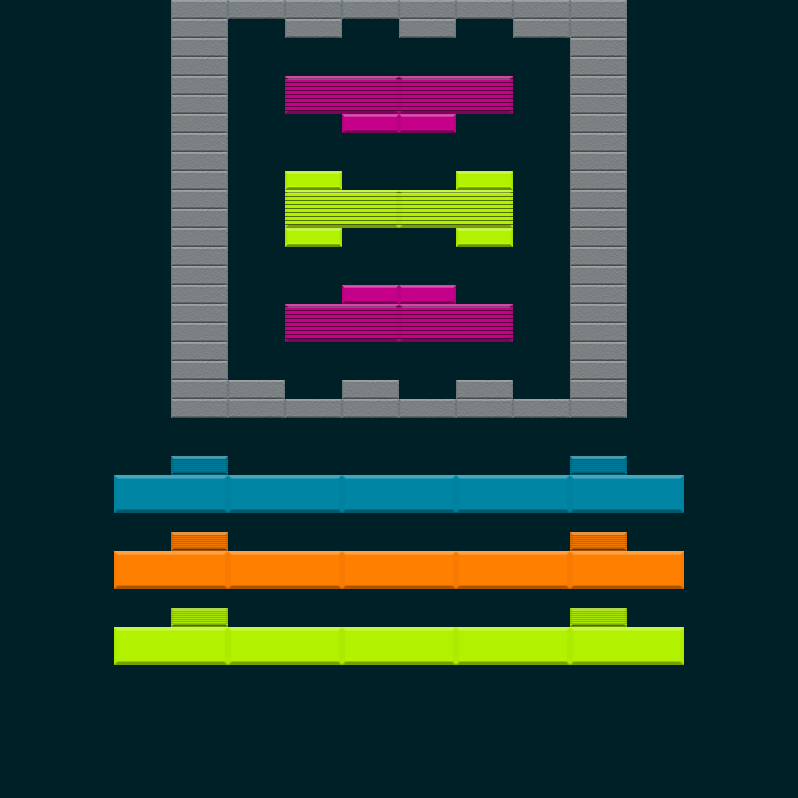

Rendered tile map (Tiled .tmx) drawn with the repository's tilesets; below, a short description and the map source with its tile grids summarised:
An orthogonal 14x42 tile map with 57x19 px tiles, 2 tile layers (Bricks, Powerups), 3 tilesets and 4 objects (D, A, C, B).

<map version="1.0" tiledversion="1.0.3" orientation="orthogonal" renderorder="left-up" width="14" height="42" tilewidth="57" tileheight="19" backgroundcolor="#002028" nextobjectid="15">
 <properties>
  <property name="FinalBallSpeedPercentageIncrease" type="int" value="25" />
 </properties>
 <tileset firstgid="1" name="Bricks" tilewidth="114" tileheight="38" tilecount="18" columns="0">
  <tile id="0">
   <properties>
    <property name="HitsToDestroy" type="int" value="1" />
   </properties>
   <image width="114" height="38" source="../../../../SourceImages/Game/Brick-A1.png" />
  </tile>
  <tile id="1">
   <properties>
    <property name="HitsToDestroy" type="int" value="2" />
   </properties>
   <image width="114" height="38" source="../../../../SourceImages/Game/Brick-A2.png" />
  </tile>
  <tile id="2">
   <properties>
    <property name="HitsToDestroy" type="int" value="1" />
   </properties>
   <image width="114" height="38" source="../../../../SourceImages/Game/Brick-B1.png" />
  </tile>
  <tile id="3">
   <properties>
    <property name="HitsToDestroy" type="int" value="2" />
   </properties>
   <image width="114" height="38" source="../../../../SourceImages/Game/Brick-B2.png" />
  </tile>
  <tile id="4">
   <properties>
    <property name="HitsToDestroy" type="int" value="1" />
   </properties>
   <image width="114" height="38" source="../../../../SourceImages/Game/Brick-C1.png" />
  </tile>
  <tile id="5">
   <properties>
    <property name="HitsToDestroy" type="int" value="2" />
   </properties>
   <image width="114" height="38" source="../../../../SourceImages/Game/Brick-C2.png" />
  </tile>
  <tile id="6">
   <properties>
    <property name="HitsToDestroy" type="int" value="1" />
   </properties>
   <image width="114" height="38" source="../../../../SourceImages/Game/Brick-D1.png" />
  </tile>
  <tile id="7">
   <properties>
    <property name="HitsToDestroy" type="int" value="2" />
   </properties>
   <image width="114" height="38" source="../../../../SourceImages/Game/Brick-D2.png" />
  </tile>
  <tile id="8">
   <properties>
    <property name="HitsToDestroy" type="int" value="-1" />
   </properties>
   <image width="114" height="38" source="../../../../SourceImages/Game/Brick-E1.png" />
  </tile>
  <tile id="9">
   <properties>
    <property name="HitsToDestroy" type="int" value="1" />
   </properties>
   <image width="57" height="19" source="../../../../SourceImages/Game/SmallBrick-A1.png" />
  </tile>
  <tile id="10">
   <properties>
    <property name="HitsToDestroy" type="int" value="2" />
   </properties>
   <image width="57" height="19" source="../../../../SourceImages/Game/SmallBrick-A2.png" />
  </tile>
  <tile id="11">
   <properties>
    <property name="HitsToDestroy" type="int" value="1" />
   </properties>
   <image width="57" height="19" source="../../../../SourceImages/Game/SmallBrick-B1.png" />
  </tile>
  <tile id="12">
   <properties>
    <property name="HitsToDestroy" type="int" value="2" />
   </properties>
   <image width="57" height="19" source="../../../../SourceImages/Game/SmallBrick-B2.png" />
  </tile>
  <tile id="14">
   <properties>
    <property name="HitsToDestroy" type="int" value="1" />
   </properties>
   <image width="57" height="19" source="../../../../SourceImages/Game/SmallBrick-C1.png" />
  </tile>
  <tile id="15">
   <properties>
    <property name="HitsToDestroy" type="int" value="2" />
   </properties>
   <image width="57" height="19" source="../../../../SourceImages/Game/SmallBrick-C2.png" />
  </tile>
  <tile id="16">
   <properties>
    <property name="HitsToDestroy" type="int" value="1" />
   </properties>
   <image width="57" height="19" source="../../../../SourceImages/Game/SmallBrick-D1.png" />
  </tile>
  <tile id="17">
   <properties>
    <property name="HitsToDestroy" type="int" value="2" />
   </properties>
   <image width="57" height="19" source="../../../../SourceImages/Game/SmallBrick-D2.png" />
  </tile>
  <tile id="18">
   <properties>
    <property name="HitsToDestroy" type="int" value="-1" />
   </properties>
   <image width="57" height="19" source="../../../../SourceImages/Game/SmallBrick-E1.png" />
  </tile>
 </tileset>
 <tileset firstgid="20" name="Powerups" tilewidth="57" tileheight="57" tilecount="5" columns="0">
  <tile id="0">
   <properties>
    <property name="PowerupType" type="int" value="3" />
   </properties>
   <image width="57" height="57" source="../../../../SourceImages/Game/PowerupFireball.png" />
  </tile>
  <tile id="1">
   <properties>
    <property name="PowerupType" type="int" value="1" />
   </properties>
   <image width="57" height="57" source="../../../../SourceImages/Game/PowerupLargerPaddle.png" />
  </tile>
  <tile id="2">
   <properties>
    <property name="PowerupType" type="int" value="2" />
   </properties>
   <image width="57" height="57" source="../../../../SourceImages/Game/PowerupMultiBall.png" />
  </tile>
  <tile id="3">
   <properties>
    <property name="PowerupType" type="int" value="4" />
   </properties>
   <image width="57" height="57" source="../../../../SourceImages/Game/PowerupBullets.png" />
  </tile>
  <tile id="4">
   <properties>
    <property name="PowerupType" type="int" value="5" />
   </properties>
   <image width="57" height="57" source="../../../../SourceImages/Game/PowerupRockets.png" />
  </tile>
 </tileset>
 <tileset firstgid="25" name="Wormholes" tilewidth="57" tileheight="57" tilecount="2" columns="0">
  <tile id="2">
   <image width="57" height="57" source="../../../../SourceImages/Game/WormholeIn.png" />
  </tile>
  <tile id="3">
   <image width="57" height="57" source="../../../../SourceImages/Game/WormholeOut.png" />
  </tile>
 </tileset>
 <layer name="Bricks" width="14" height="42">
  <data>[588 cells, 97 non-empty, 11 distinct tile ids]</data>
 </layer>
 <layer name="Powerups" width="14" height="42">
  <data>[588 cells, 0 non-empty, 0 distinct tile ids]</data>
 </layer>
 <objectgroup name="Wormholes">
  <object id="10" name="D" gid="28" x="713" y="93" width="57" height="55">
   <properties>
    <property name="WormholeType" type="int" value="1" />
   </properties>
  </object>
  <object id="11" name="A" gid="27" x="29" y="93" width="57" height="57">
   <properties>
    <property name="ExitName" value="B" />
    <property name="WormholeType" type="int" value="0" />
   </properties>
  </object>
  <object id="12" name="C" gid="27" x="512" y="379" width="57" height="57">
   <properties>
    <property name="ExitName" value="D" />
    <property name="WormholeType" type="int" value="0" />
   </properties>
  </object>
  <object id="13" name="B" gid="28" x="228.833" y="93" width="57" height="55">
   <properties>
    <property name="WormholeType" type="int" value="1" />
   </properties>
  </object>
 </objectgroup>
</map>
